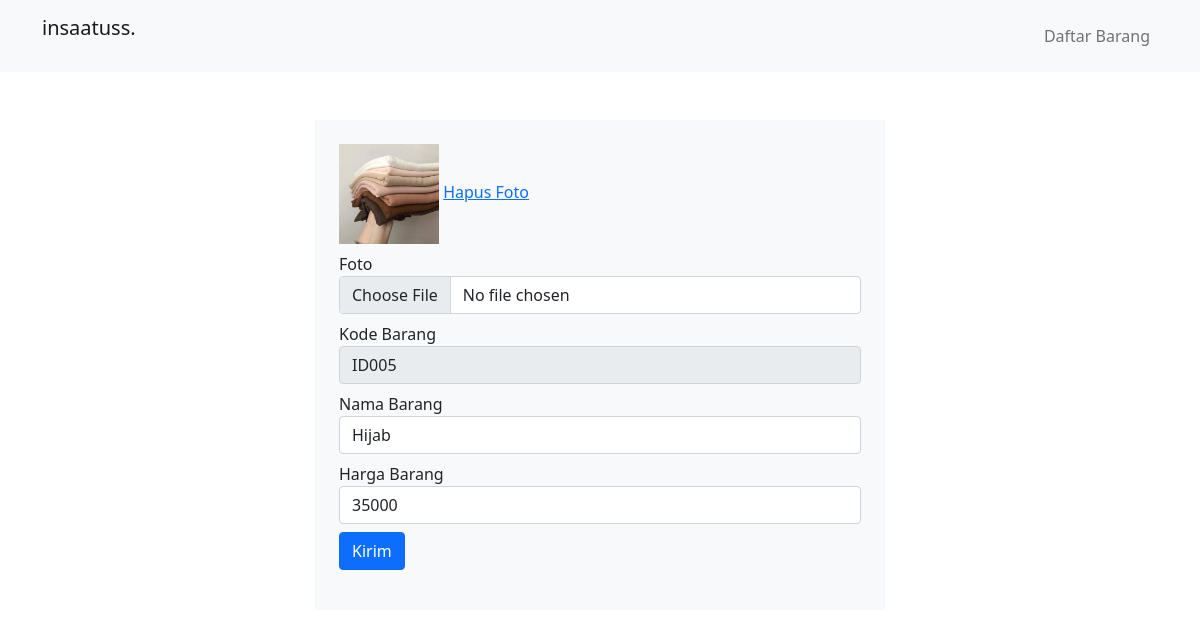
The app's page /form_edit.php?id=ID005 with its own data.
### tables this page shows
CREATE TABLE `barang` (
  `id_barang` varchar(20) NOT NULL,
  `nama_barang` varchar(30) NOT NULL,
  `harga` int(10) NOT NULL,
  `foto` text DEFAULT NULL
);

### form_edit.php (the view, shortened to what this page needs)
<?php
require_once("connection.php");
if ( isset($_GET["id"]) ) $id = $_GET["id"];
else echo "Kode barang tidak ditemukan! <a href='index.php'>Kembali</a>";
$query = " SELECT * FROM barang WHERE id_barang = '{$id}'";
$result = mysqli_query( $mysqli, $query);
foreach ( $result as $barang) {
    $foto = $barang["foto"];
    $id = $barang["id_barang"];
    $name = $barang["nama_barang"];
    $price = $barang["harga"];
}
?>
<html>
  <head>
    <link href="https://cdn.jsdelivr.net/npm/bootstrap@5.0.2/dist/css/bootstrap.min.css" rel="stylesheet" />
    <link rel="stylesheet" href="https://cdn.jsdelivr.net/npm/bootstrap-icons@1.5.0/font/bootstrap-icons.css" />
    <link rel="stylesheet" href="style.css" />
  </head>
  <body>
    <nav class="navbar navbar-expand-lg navbar-light bg-light">
        <div class="container">
            <a class="navbar-brand" href="#">
                <p>insaatuss.</p>
            </a>
            <div class="collapse navbar-collapse" id="navbarSupportedContent">
                <ul class="navbar-nav ms-auto mb-2 mb-lg-0">
                    <li class="nav-item">
                        <a href="index.php" class="nav-link" aria-current="page">Daftar Barang</a>
                    </li>
                </ul>
            </div>
        </div>
    </nav>
    <div id="form" class="pt-5">
        <div class="container">
            <div class="row d-flex justify-content-center">
                <div class="col col-6 p-4 bg-light">
                    <form action="action_edit.php" method="POST" enctype="multipart/form-data">
                        <?php if ( !is_null($foto) && !empty($foto)) : ?>
                            <div class="form-group mb-2">
                                <img src="<?=$foto?>" alt="" class="preview">
                                <a href="hapus_foto.php?id=<?=$id?>">Hapus Foto</a>
                            </div>
                        <?php endif; ?>
                        <div class="form-group mb-2">
                            <label for="foto_barang">Foto</label>
                            <input name="foto" id="foto_barang" class="form-control" type="file" >
                        </div>
                        <div class="form-group mb-2">
                            <label for="id_barang">Kode Barang</label>
                            <input name="id" id="id_barang" value="<?=$id?>" class="form-control" type="text" placeholder="Kode Barang" readonly>
                        </div>
                        <div class="form-group mb-2">
                            <label for="nama_barang">Nama Barang</label>
                            <input name="name" id="nama_barang" value="<?=$name?>" class="form-control" type="text" placeholder="Nama Barang" required>
                        </div>
                        <div class="form-group mb-2">
                            <label for="harga_barang">Harga Barang</label>
                            <input name="price" id="harga_barang" value="<?=$price?>" class="form-control" type="number" placeholder="Harga Barang" required>
                        </div>
                        <input name="submit" type="submit" value="Kirim" class="btn btn-primary ">
                    </form>
                </div>
            </div>
        </div>
    </div>
  </body>
</html>

### style.css (style rules this page uses)
.form-group img { height: 100px; }

### records on screen
barang: foto (picture), id "ID005", name "Hijab", price "35000"
